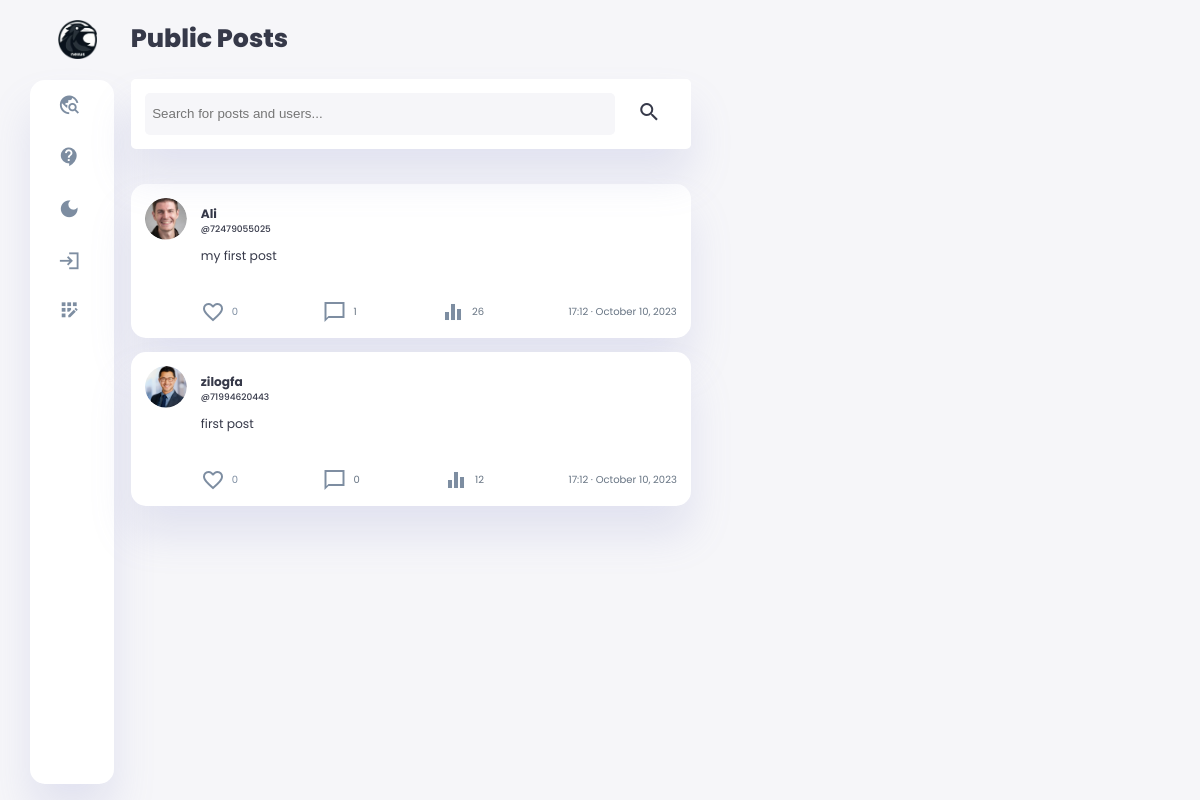
Before: / with the older database file.
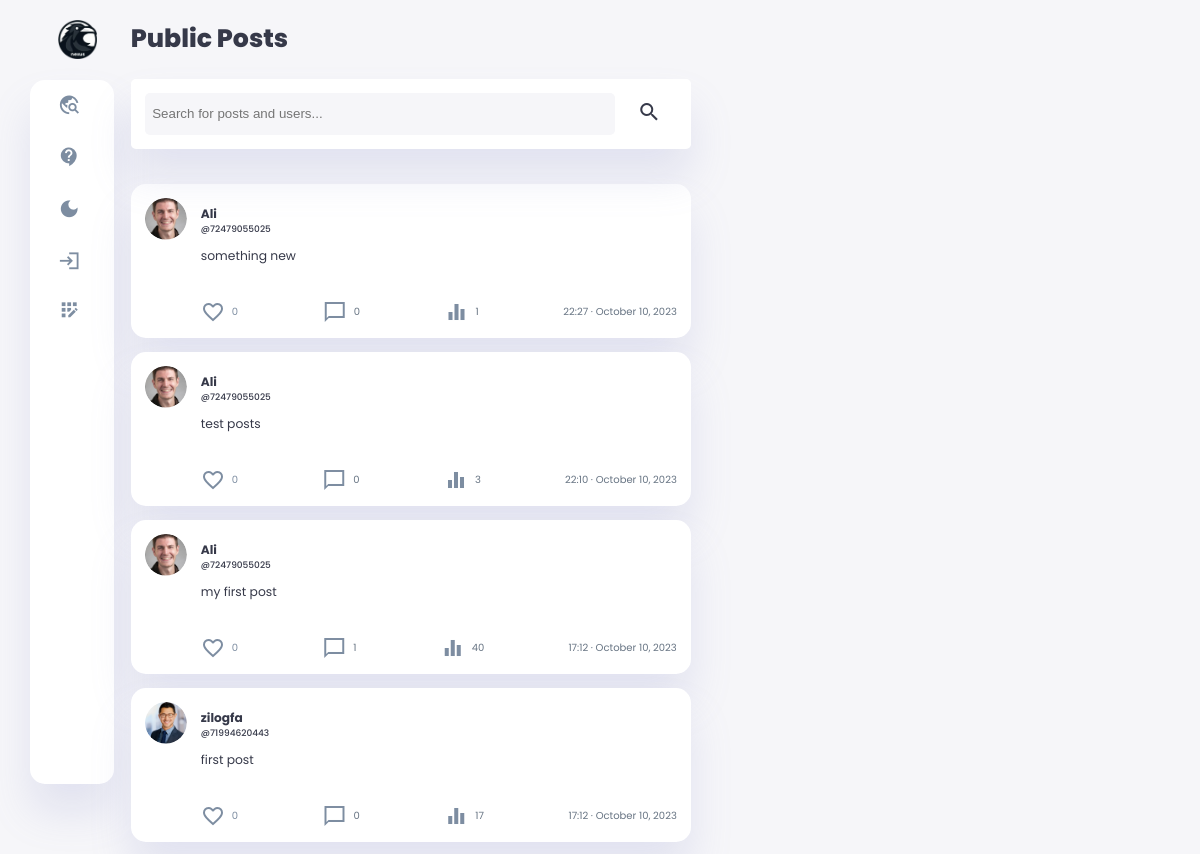
After: the same page with the newer database file.
### main.py (models this page shows, shortened)
    class Post(db.Model):  # user.posts.all()
        __tablename__ = 'post'
        id = db.Column(db.Integer, primary_key=True)
        user_id = db.Column(db.Integer, db.ForeignKey(
            'user.id'), nullable=False)
        body = db.Column(db.Text, nullable=False)
        post_picture = db.Column(db.String(200))
        likes = db.Column(db.Integer, default=0)
        created_at = db.Column(db.DateTime, default=datetime.utcnow)
        updated_at = db.Column(
            db.DateTime, default=datetime.utcnow, onupdate=datetime.utcnow)
        post_impressions = db.Column(db.Integer, default=0)
        user = relationship('User', back_populates='posts')
        comments = db.relationship(
            'Comment', back_populates='post', cascade="all, delete-orphan")

    class User(db.Model, UserMixin):
        __tablename__ = 'user'
        id = db.Column(db.Integer, primary_key=True)
        unique_id = db.Column(db.String(11), unique=True, nullable=False)
        username = db.Column(db.String(40), nullable=False, unique=False)
        email = db.Column(db.String(80), nullable=False, unique=True)
        password = db.Column(db.String(100), nullable=False)
        profile_picture = db.Column(db.String(80))
        header_picture = db.Column(db.String(80))
        bio = db.Column(db.Text, nullable=True)
        phone_number = db.Column(db.String(20), nullable=True)
        location = db.Column(db.String(30), nullable=True)
        birthday = db.Column(db.DateTime, nullable=True)
        bio_url = db.Column(db.String(255), nullable=True)
        profile_impressions = db.Column(db.Integer, default=0)
        created_at = db.Column(db.DateTime, default=datetime.utcnow)
        updated_at = db.Column(
            db.DateTime, default=datetime.utcnow, onupdate=datetime.utcnow)
        is_blocked = db.Column(db.Boolean, default=False)
        is_private = db.Column(db.Boolean, default=False)
        dark_theme = db.Column(db.Boolean, default=False)
        posts = relationship('Post', back_populates='user')
        comments = db.relationship('Comment', back_populates='user')
        liked_posts = db.relationship(
            'Post', secondary=likes, backref='likers')
        followed = db.relationship('User', secondary=followers,
                                   primaryjoin=(followers.c.follower_id == id),
                                   secondaryjoin=(
                                       followers.c.followed_id == id),
                                   backref=db.backref('followers', lazy='dynamic'), lazy='dynamic')

### main.py (the view)
    @app.route('/')
    def all():
        all_posts = Post.query.order_by(Post.created_at.desc()).all()
        for post in all_posts:
            post.body = process_post_body(post.body)
        return render_template('index.html', posts=all_posts, current_user=current_user, logged_in=current_user.is_authenticated)

### main.py (called while the page is built)
@app.before_request
def before_request():
    g.csrf_token = generate_csrf()  # from flask import g

def process_post_body(body):
    body = re.sub(
        r'(http[s]?://(?:[a-zA-Z]|[0-9]|[$-_@.&+]|[!*\\(\\),]|(?:%[0-9a-fA-F][0-9a-fA-F]))+)',
        r'<a href="\1" target="_blank" class="url-link">\1</a>', body
    )
    body = re.sub(
        r'#(\w+)', r'<a href="/search?query=\1" class="hashtag-link">#\1</a>', body)
    return body

### templates/index.html (shortened to what this page needs)
{% extends 'base.html' %}
{% block content %}
<h1>Public Posts</h1>
<div class="user-post mySearch">
    <form action="{{url_for('search')}}" method="GET" class="search-form">
        <input type="text" name="query" placeholder="  Search for posts and users...">
        <button type="submit"><span class="material-icons-sharp">search</span></button>
    </form>
</div>
{% if posts %}
{% for post in posts %}
<div class="user-post" data-post-id="{{ post.id }}">
    <div class="content">
        <div class="title">
            {% if post.user.profile_picture %}
            <img src="{{ url_for('static', filename='profile_pictures/' + post.user.profile_picture) }}">
            {% else %}
            <img src="{{ url_for('static', filename='images/blank-profile-pic.png') }}">
            {% endif %}
            <a href="{{ url_for('user_profile', user_id=post.user.id) }}">
            <h3>{{ post.user.username }}</h3>
            <p style="font-size: xx-small; font-weight: 500; color: var(--color-dark)">@{{ post.user.unique_id }}</p>
            </a>
        </div>
        <div class="post-body">
            <p class="p-body">{{ post.body|replace('\n', '<br>')|safe }}</p>
            <div class="comment-icon">
                <a href="#" class="like-button" data-post-id="{{ post.id }}" {% if current_user and post in current_user.liked_posts %}class="liked"{% endif %} onclick="likePost(event, this); return false;">
                    <span class="likes-wrapper">
                        {% if post.likes == 1 %}
                            <span class="heart-emoji red-heart"><span class="material-icons-sharp">
                                favorite
                            </span></span>
                        {% else %}
                            <span class="heart-emoji empty-heart"><span class="material-icons-sharp">
                            </span></span>
                        {% endif %}
                    <span class="likes-count">{{ post.likes }}</span>
                    </span>
                </a>
                <a href="{{ url_for('show_post', post_id=post.id) }}">
                    <span class="material-icons-sharp">
                    </span>
                    <p>{{ post.comments|length }} </p>
                </a>
                <a href="{{ url_for('show_post', post_id=post.id) }}">
                    <span class="material-icons-sharp">
                    </span>
                    <p class="impression-count">{{ post.post_impressions }} </p>
                </a>
                <a href="{{ url_for('show_post', post_id=post.id) }}">
                    <p>{{ post.created_at.strftime('%H:%M · %B %d, %Y') }} </p>
                </a>
            </div>
        </div>
    </div>
</div>
{% endfor %}
{% else %}
<div class="user-post">
<div class="content">
    <h3>No Posts</h3>
</div>
</div>
{% endif %}
{% endblock %}

Changed rows visible on the page:
added Post: profile_picture (picture), user.username "Ali", user.unique_id "72479055025", body "something new", likes "0", comments|length "0", post_impressions "1", created_at "22:27 · October 10, 2023"
added Post: profile_picture (picture), user.username "Ali", user.unique_id "72479055025", body "test posts", likes "0", comments|length "0", post_impressions "3", created_at "22:10 · October 10, 2023"
changed Post "my first post": post_impressions "26" → "40"
changed Post "first post": post_impressions "12" → "17"
